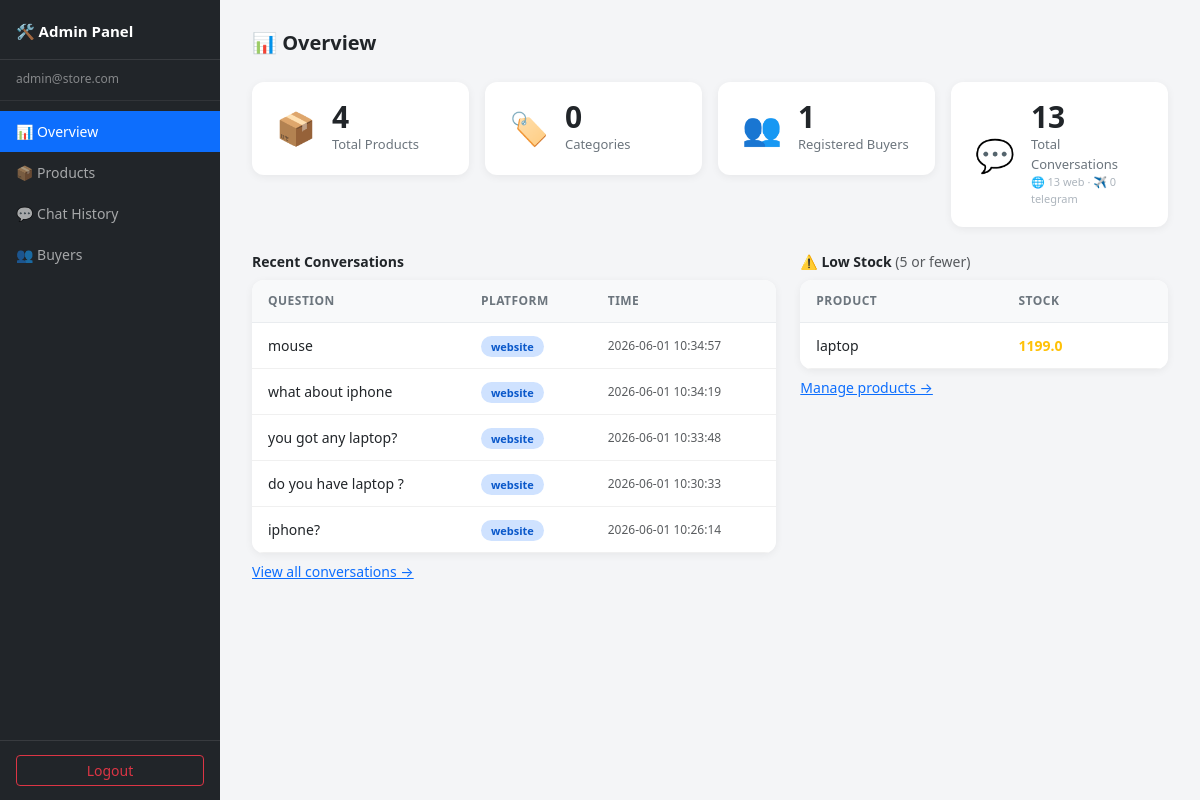
The page /admin (signed in) on the database as committed earlier.
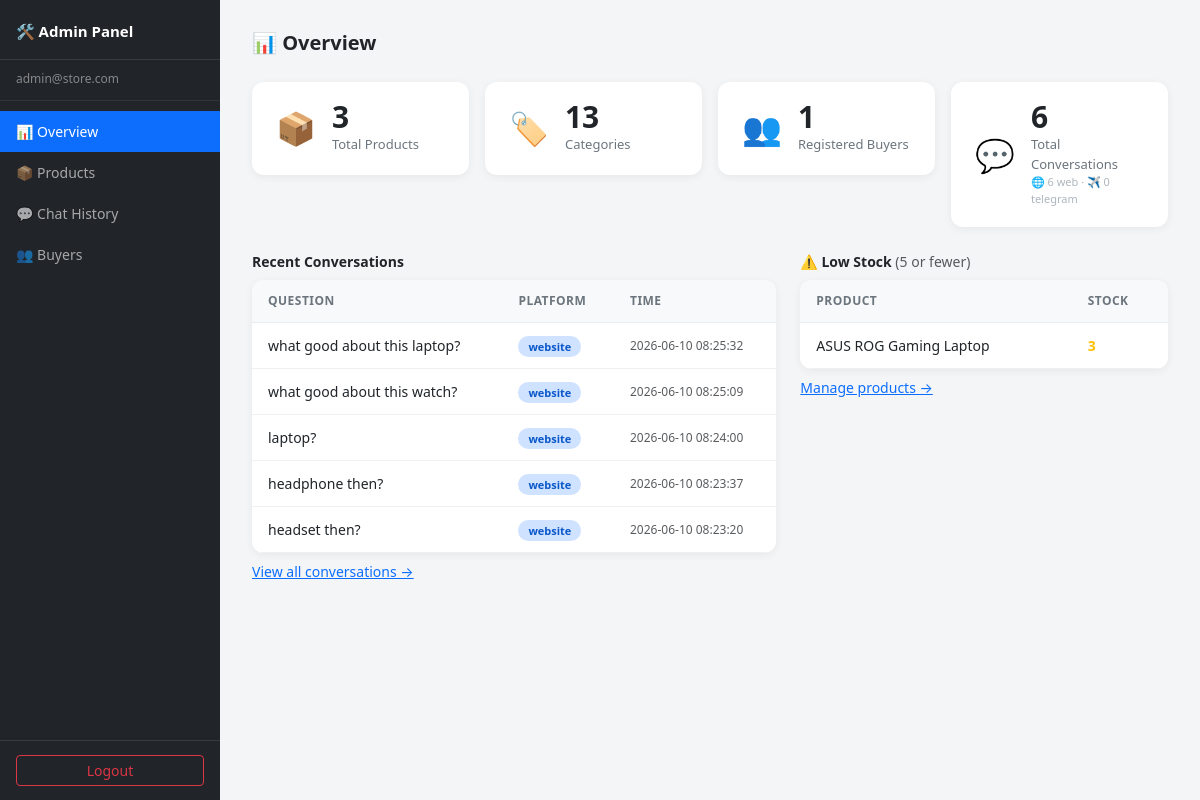
The same page on the database as committed later.
### tables this page shows
CREATE TABLE chat_history(
        id          INTEGER  PRIMARY KEY AUTOINCREMENT,
        question    TEXT     NOT NULL,
        ai_response TEXT     NOT NULL,
        platform    TEXT     NOT NULL DEFAULT 'website',
        timestamp   DATETIME DEFAULT CURRENT_TIMESTAMP
    );

CREATE TABLE products(
        id        INTEGER PRIMARY KEY AUTOINCREMENT,
        name      TEXT    NOT NULL,
        category  TEXT    NOT NULL DEFAULT 'Other',
        stock     INTEGER NOT NULL,
        price     REAL    NOT NULL,
        image_url TEXT
    , description TEXT);

### routes/admin.py (the view)
@admin_bp.route('/admin')
def admin_overview():
    if seller_only(): return redirect('/login')
    return render_template('admin.html', active='overview', stats=get_stats())

### database.py (called while the page is built)
def get_connection():
    return sqlite3.connect(DATABASE)

### routes/admin.py (called while the page is built)
def seller_only():
    return session.get('role') != 'seller'

### templates/admin.html (shortened to what the changed rows need)
{% extends 'base_admin.html' %}
{% block content %}
<div class="row g-3 mb-4">
    <div class="col-md-3 col-sm-6">
        <div class="stat-card">
            <div>
                <div class="stat-value">{{ stats.total_products }}</div>
                <div class="stat-label">Total Products</div>
            </div>
        </div>
    </div>
    <div class="col-md-3 col-sm-6">
        <div class="stat-card">
            <div>
                <div class="stat-value">{{ stats.total_categories }}</div>
                <div class="stat-label">Categories</div>
            </div>
        </div>
    </div>
    <div class="col-md-3 col-sm-6">
        <div class="stat-card">
            <div>
                <div class="stat-value">{{ stats.total_chats }}</div>
                <div class="stat-label">
                    Total Conversations
                    <span class="d-block" style="font-size:11px;color:#adb5bd;">
                        🌐 {{ stats.web_chats }} web · ✈️ {{ stats.tg_chats }} telegram
                    </span>
                </div>
            </div>
        </div>
    </div>
</div>
<div class="row g-4">
    <div class="col-lg-7">
        <div class="admin-table-card">
            {% if stats.recent_chats %}
            <table class="table">
                <thead>
                    <tr>
                        <th>Question</th>
                        <th>Platform</th>
                        <th>Time</th>
                    </tr>
                </thead>
                <tbody>
                    {% for c in stats.recent_chats %}
                    <tr>
                        <td>{{ c[1][:60] }}{% if c[1]|length > 60 %}…{% endif %}</td>
                        <td>
                            <span class="platform-badge platform-{{ c[3] }}">
                                {{ c[3] }}
                            </span>
                        </td>
                        <td class="text-muted" style="font-size:12px;white-space:nowrap;">
                            {{ c[5] }}
                        </td>
                    </tr>
                    {% endfor %}
                </tbody>
            </table>
            {% else %}
            <p class="text-muted small p-3 mb-0">No conversations yet.</p>
            {% endif %}
        </div>
    </div>
    <div class="col-lg-5">
        <div class="admin-table-card">
            {% if stats.low_stock %}
            <table class="table">
                <thead>
                    <tr>
                        <th>Product</th>
                        <th>Stock</th>
                    </tr>
                </thead>
                <tbody>
                    {% for p in stats.low_stock %}
                    <tr>
                        <td>{{ p[1] }}</td>
                        <td>
                            <span class="fw-bold {{ 'text-danger' if p[3] == 0 else 'text-warning' }}">
                                {{ p[3] }}
                            </span>
                        </td>
                    </tr>
                    {% endfor %}
                </tbody>
            </table>
            {% else %}
            <p class="text-muted small p-3 mb-0">All products are well-stocked.</p>
            {% endif %}
        </div>
    </div>
</div>
{% endblock %}

Rows that differ between the two databases and show on the page:
removed chat_history: question "mouse", platform "website", timestamp "2026-06-01 10:34:57"
removed chat_history: question "what about iphone", platform "website", timestamp "2026-06-01 10:34:19"
removed chat_history: question "you got any laptop?", platform "website", timestamp "2026-06-01 10:33:48"
removed chat_history: question "do you have laptop ?", platform "website", timestamp "2026-06-01 10:30:33"
removed chat_history: question "iphone?", platform "website", timestamp "2026-06-01 10:26:14"
no longer on this page (row edited): products: name "laptop", price "1199.0"
now on this page (row edited): chat_history: question "what good about this laptop?", platform "website", timestamp "2026-06-10 08:25:32"
now on this page (row edited): chat_history: question "what good about this watch?", platform "website", timestamp "2026-06-10 08:25:09"
now on this page (row edited): chat_history: question "laptop?", platform "website", timestamp "2026-06-10 08:24:00"
now on this page (row edited): chat_history: question "headphone then?", platform "website", timestamp "2026-06-10 08:23:37"
now on this page (row edited): chat_history: question "headset then?", platform "website", timestamp "2026-06-10 08:23:20"
now on this page (row edited): products: name "ASUS ROG Gaming Laptop", stock "3"
Other text that changed with them:
{{ stats.total_products }}: "4" → "3"
{{ stats.total_categories }}: "0" → "13"
{{ stats.total_chats }}: "13" → "6"
{{ stats.web_chats }}: "13" → "6"
